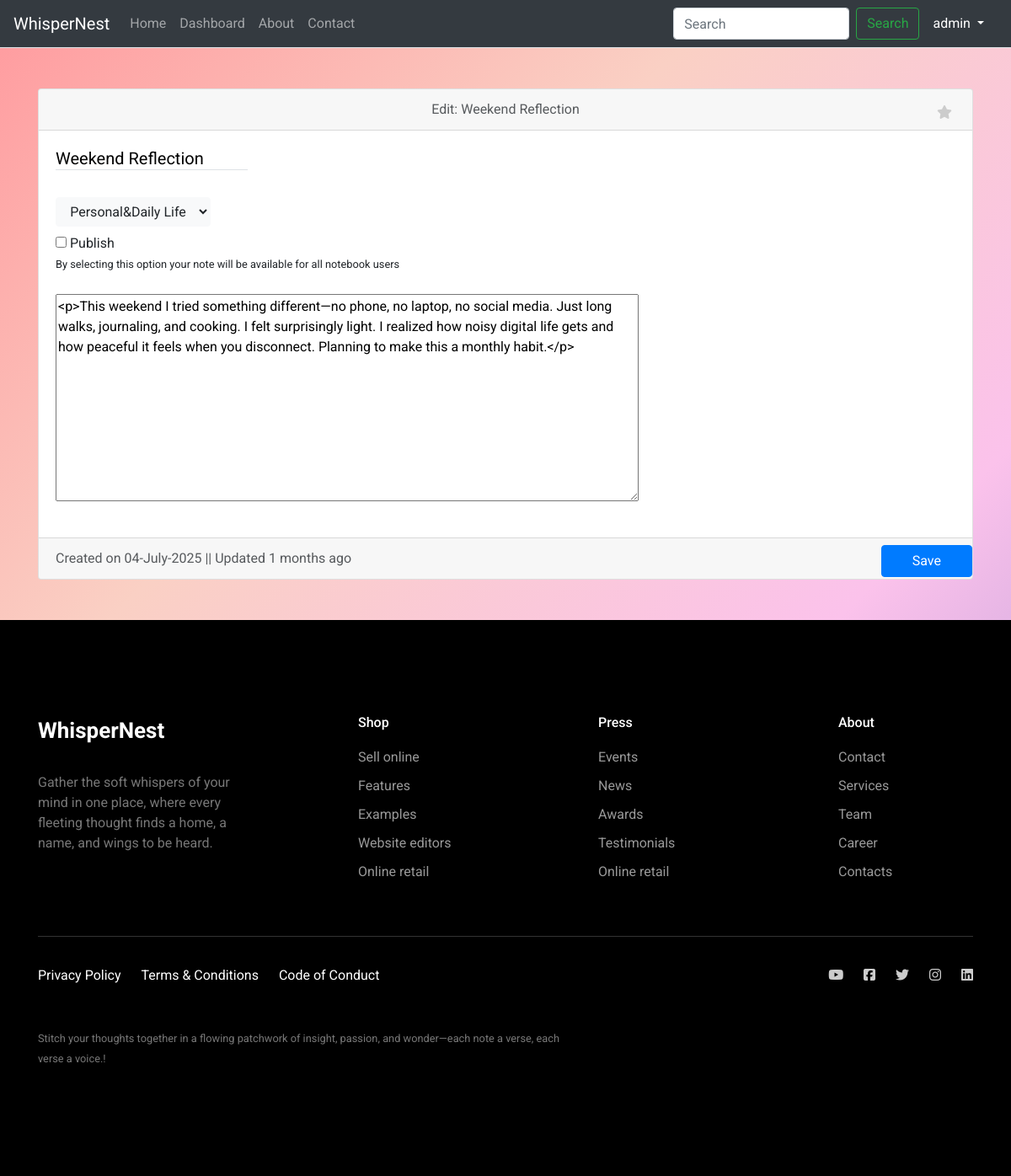
Screenshot of /note/1/edit (signed in) with the database file from the repository.
### app/models.py (models this page shows)
class User(db.Model, UserMixin):
    id = db.Column(db.Integer, primary_key=True)
    username = db.Column(db.String(150), unique=True, nullable=False)
    name = db.Column(db.String(200), unique=True, nullable=False)
    email = db.Column(db.String(150), unique=True, nullable=False)
    image_file = db.Column(db.String(120), nullable=True)
    password = db.Column(db.String(256), nullable=False)

class Note(db.Model):
    id = db.Column(db.Integer, primary_key=True)
    title = db.Column(db.String(200), nullable=False)
    content = db.Column(db.Text, nullable=False)
    image_file = db.Column(db.String(120), nullable=True)
    created_at = db.Column(db.DateTime, default=datetime.utcnow)
    updated_at = db.Column(db.DateTime, default=datetime.utcnow)
    user_id = db.Column(db.Integer, db.ForeignKey('user.id'), nullable=False)
    user = db.relationship('User', backref='notes')
    category_id = db.Column(db.Integer, db.ForeignKey('category.id'))
    category = db.relationship('Category', backref='notes')
    favorite = db.Column(db.Boolean, default=False)
    status = db.Column(db.Boolean, default=False)
    publish = db.Column(db.Boolean, default=False)
    @property
    def time_since_created(self):
        delta = datetime.utcnow() - self.updated_at
        seconds = delta.total_seconds()
        if seconds < 60:
            return f"{int(seconds)} seconds ago"
        elif seconds < 3600:
            return f"{int(seconds // 60)} minutes ago"
        elif seconds < 86400:
            return f"{int(seconds // 3600)} hours ago"
        elif seconds < 2592000:
            return f"{int(seconds // 86400)} days ago"
        else:
            return f"{int(seconds // 2592000)} months ago"

class Category(db.Model):
    id = db.Column(db.Integer, primary_key=True)
    name = db.Column(db.String(100), unique=True, nullable=False)
    image_file = db.Column(db.String(120), nullable=True)

### app/routes.py (the view, shortened to what this page needs)
@main.route('/note/<int:note_id>/edit', methods=['GET', 'POST'])
@login_required
def edit_note(note_id):
    if not current_user.is_authenticated:
        return redirect(url_for('main.required_login'))
    note = Note.query.get_or_404(note_id)
    all_category = Category.query.all()
    if note.user != current_user:
        return redirect(url_for('main.dashboard'))
    return render_template('edit_note.html', note=note, all_category=all_category)

### app/__init__.py (called while the page is built)
def create_app():
    app = Flask(__name__)
    app.config.from_object(Config)
    db.init_app(app)
    migrate = Migrate(app, db)
    login_manager.init_app(app)
    from .models import User  # <-- required here too
    @login_manager.user_loader
    def load_user(user_id):
        return User.query.get(int(user_id))
    from .routes import main
    app.register_blueprint(main)
    return app

### app/templates/edit_note.html (shortened to what this page needs)
{% extends 'base.html' %}
{% block content %}
<div class="container">
    <form method="POST" class="my-5" enctype="multipart/form-data">
        <div class="card">
            <div class="card-header text-body-secondary position-relative">
                <div class="text-center">
                    Edit: {{note.title}}
                </div>
                <div class="position-absolute top-0 end-0 mt-3 me-4">
                    <label for="favorite" class="star-checkbox-label">
                    <i class="fa-solid fa-star"></i></label>
                </div>
            </div>
            <div class="card-body">
                <div class="mb-0">
                    <h5><input class="mb-4 bottom-border-input" type="text" name="title" value="{{note.title}}"
                               required></h5>
                </div>
                <div class="mb-2">
                    <select type="button" class="btn btn-light" name="category" id="category">
                        <option value="{{note.category_id}}">{{note.category.name}}</option>
                    </select>
                </div>
                <div class="mb-3">
                    <input class="bottom-border-input mb-0" type="checkbox" name="publish" id="publish" value="1" >
                    <label for="publish" class="form-label mb-0">Publish</label><br>
                    <label for="publish" class="form-label"><small class="mt-0">By selecting this option your note will
                        be available for all notebook users</small></label>
                </div>
                <div class="mb-3">
                    <textarea name="content" id="editor" rows="10" cols="80">{{ note.content | safe }}</textarea>
                </div>
            </div>
            <div class="card-footer text-body-secondary position-relative">
                Created on {{note.created_at.strftime('%d-%B-%Y')}} ||
                Updated {{ note.time_since_created }}
                <div class="position-absolute top-0 end-0">
                    <button type="submit" class="btn btn-primary w-100 me-5 mt-2">Save</button>
                </div>
            </div>
        </div>
    </form>
</div>
{% endblock %}

### app/templates/header.html (shortened to what this page needs)
<nav class="navbar navbar-expand-lg navbar bg-dark border-bottom border-body" data-bs-theme="dark">
    <div class="container-fluid">
        <a class="navbar-brand" href="{{ url_for('main.home') }}">WhisperNest</a>
        <div class="collapse navbar-collapse" id="navbarSupportedContent">
            <ul class="navbar-nav me-auto mb-2 mb-lg-0">
                <li class="nav-item">
                    <a class="nav-link {% if request.endpoint == 'main.home' %}active{% endif %}" aria-current="page" href="{{ url_for('main.home') }}">Home</a>
                </li>
                <li class="nav-item">
                    <a class="nav-link {% if request.endpoint == 'main.dashboard' %}active{% endif %}" href="{{ url_for('main.dashboard') }}">Dashboard</a>
                </li>
                <li class="nav-item">
                    <a class="nav-link {% if request.endpoint == 'main.about' %}active{% endif %}" href="#">About</a>
                </li>
                <li class="nav-item">
                    <a class="nav-link {% if request.endpoint == 'main.contact' %}active{% endif %}" href="{{ url_for('main.contact') }}">Contact</a>
                </li>
            </ul>
            <form class="d-flex" role="search">
                <input class="form-control me-2" type="search" placeholder="Search" aria-label="Search"/>
                <button class="btn btn-outline-success" type="submit">Search</button>
            </form>
            {% if current_user.is_authenticated %}
            <div class="nav-item dropdown">
                <a class="nav-link dropdown-toggle text-white" href="#" role="button" data-bs-toggle="dropdown"
                   aria-expanded="false">
                    {{current_user.username}}
                </a>
            </div>
            {% endif %}
        </div>
    </div>
</nav>

### app/static/css/style.css (style rules this page uses)
.container-fluid { padding-left: 0 !important; padding-right: 0 !important; }
body { margin: 0; }
.bottom-border-input { border: none; outline: none; box-shadow: none; background-color: transparent; border-bottom: 1px solid #dee2e6; border-radius: 0; padding-left: 0; padding-right: 0; }
body { margin: 0; display: flex; min-height: 100vh; overflow-x: hidden; }
.star-checkbox-label { cursor: pointer; color: #ccc; transition: color 0.2s; }

### app/static/css/contact.css (style rules this page uses)
* { box-sizing: border-box; }
ul { list-style: none; padding: 0; }

### app/static/css/footer.css (style rules this page uses)
body { font-family: "Roboto", -apple-system, BlinkMacSystemFont, "Segoe UI", Roboto, "Helvetica Neue", Arial, "Noto Sans", sans-serif, "Apple Color Emoji", "Segoe UI Emoji", "Segoe UI Symbol", "Noto Color Emoji"; }
h1, h2, h3, h4, h5, h6, .h1, .h2, .h3, .h4, .h5, .h6 { font-family: "Roboto", -apple-system, BlinkMacSystemFont, "Segoe UI", Roboto, "Helvetica Neue", Arial, "Noto Sans", sans-serif, "Apple Color Emoji", "Segoe UI Emoji", "Segoe UI Symbol", "Noto Color Emoji"; }
a { -webkit-transition: .3s all ease; -o-transition: .3s all ease; transition: .3s all ease; }
a, a:hover { text-decoration: none !important; }

### rows the page displays
User: username "admin"
Note: title "Weekend Reflection", content "<p>This weekend I tried something different—no phone, no laptop, no social media. Just long walks, journaling, and cooking. I felt surprisingly light. I realized how noisy digital life gets and how peaceful it feels when you disconnect. Planning to make this a monthly habit.</p>", created_at "04-July-2025", time_since_created "1 months ago"
Category: category "Personal&Daily Life"
